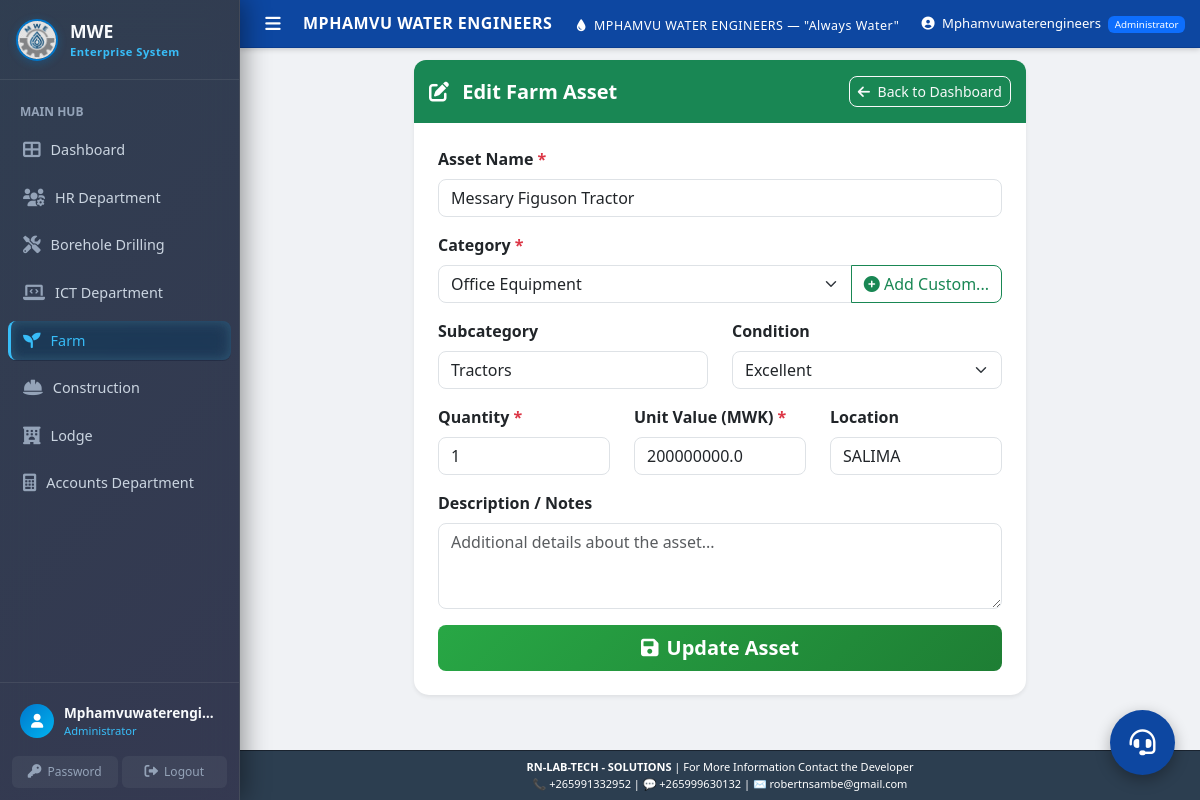
/farm/inventory/edit/3 (signed in), run on the app's committed database.
### models.py (models this page shows)
class Inventory(db.Model):
    __tablename__ = 'inventory'
    id = db.Column(db.Integer, primary_key=True)
    asset_name = db.Column(db.String(200), nullable=False)
    category = db.Column(db.String(100), nullable=False)
    subcategory = db.Column(db.String(100))
    quantity = db.Column(db.Integer, nullable=False, default=0)
    unit_value = db.Column(db.Float, nullable=False, default=0.0)
    total_value = db.Column(db.Float, nullable=False, default=0.0)
    condition = db.Column(db.String(100), default='New/Excellent/Good')
    location = db.Column(db.String(200))
    description = db.Column(db.Text)
    department = db.Column(db.String(100), default='Borehole Drilling', nullable=False)
    last_updated = db.Column(db.DateTime, default=datetime.utcnow, onupdate=datetime.utcnow)

### farm/farm_routes.py (the view, shortened to what this page needs)
@farm_bp.route('/inventory/edit/<int:item_id>', methods=['GET', 'POST'])
@login_required
@admin_required
def edit_inventory_item(item_id):
    item = Inventory.query.get_or_404(item_id)
    custom_categories = CustomInventoryCategory.query.filter_by(department='Farm').all()
    return render_template('farm/inventory_form.html', item=item, custom_categories=[c.category_name for c in custom_categories])

### app.py (called while the page is built)
@app.context_processor
def inject_now():
    return {
        'datetime': datetime,
    }

### farm/farm_routes.py (called while the page is built)
def login_required(f):
    @wraps(f)
    def decorated_function(*args, **kwargs):
        if 'user_id' not in session:
            flash('Please log in to access this page.', 'error')
            return redirect(url_for('login'))
        return f(*args, **kwargs)
    return decorated_function

def admin_required(f):
    @wraps(f)
    def decorated_function(*args, **kwargs):
        if session.get('role') not in ['Administrator', 'Director', 'HR Manager', 'Accountant']:
            flash('You do not have permission to access this page.', 'error')
            return redirect(url_for('dashboard'))
        return f(*args, **kwargs)
    return decorated_function

### templates/farm/inventory_form.html (shortened to what this page needs)
{% extends "base.html" %}
{% block content %}
<div class="row justify-content-center fade-in">
    <div class="col-md-8">
        <div class="card shadow-sm border-0">
            <div class="card-header bg-success text-white py-3 d-flex justify-content-between align-items-center">
                <h5 class="mb-0 fw-bold">
                    <i class="fas {{ 'fa-edit' if item else 'fa-plus-circle' }} me-2"></i>
                    {{ 'Edit Farm Asset' if item else 'Add New Farm Asset' }}
                </h5>
                <a href="{{ url_for('farm.dashboard') }}" class="btn btn-sm btn-outline-light">
                    <i class="fas fa-arrow-left me-1"></i> Back to Dashboard
                </a>
            </div>
            <div class="card-body p-4">
                <form method="POST">
                    <div class="row mb-3">
                        <div class="col-md-12">
                            <label for="asset_name" class="form-label fw-bold">Asset Name <span class="text-danger">*</span></label>
                            <input type="text" class="form-control" id="asset_name" name="asset_name" value="{{ item.asset_name if item else '' }}" required placeholder="e.g. Massey Ferguson Tractor">
                        </div>
                    </div>
                    <div class="mb-3">
                        <label for="category" class="form-label fw-bold">Category <span class="text-danger">*</span></label>
                        <div class="input-group">
                            {% set selected_cat = item.category if item else '' %}
                            <select class="form-select" id="category" name="category" required onchange="updateSubcategories()">
                                <option value="Office Equipment" {% if selected_cat == 'Office Equipment' %}selected{% endif %}>Office Equipment</option>
                            </select>
                            <button class="btn btn-outline-success" type="button" onclick="toggleCustomCategory()">
                                <i class="fas fa-plus-circle"></i> Add Custom...
                            </button>
                        </div>
                    </div>
                    <div class="row mb-3">
                        <div class="col-md-6">
                            <label for="subcategory" class="form-label fw-bold">Subcategory</label>
                            <input type="text" class="form-control" id="subcategory" name="subcategory" list="subcategory_list" value="{{ item.subcategory if item else '' }}" placeholder="e.g. Irrigation Supplies">
                        </div>
                        <div class="col-md-6">
                            <label for="condition" class="form-label fw-bold">Condition</label>
                            <select class="form-select" id="condition" name="condition">
                                <option value="Excellent" {% if item and item.condition == 'Excellent' %}selected{% endif %}>Excellent</option>
                            </select>
                        </div>
                    </div>
                    <div class="row mb-3">
                        <div class="col-md-4">
                            <label for="quantity" class="form-label fw-bold">Quantity <span class="text-danger">*</span></label>
                            <input type="number" class="form-control" id="quantity" name="quantity" value="{{ item.quantity if item else '1' }}" min="1" required>
                        </div>
                        <div class="col-md-4">
                            <label for="unit_value" class="form-label fw-bold">Unit Value (MWK) <span class="text-danger">*</span></label>
                            <input type="number" step="0.01" class="form-control" id="unit_value" name="unit_value" value="{{ item.unit_value if item else '0.00' }}" required>
                        </div>
                        <div class="col-md-4">
                            <label for="location" class="form-label fw-bold">Location</label>
                            <input type="text" class="form-control" id="location" name="location" value="{{ item.location if item else '' }}" placeholder="e.g. Farm Shed A">
                        </div>
                    </div>
                    <div class="mb-4">
                        <label for="description" class="form-label fw-bold">Description / Notes</label>
                        <textarea class="form-control" id="description" name="description" rows="3" placeholder="Additional details about the asset...">{{ item.description if item else '' }}</textarea>
                    </div>
                    <div class="d-grid gap-2">
                        <button type="submit" class="btn btn-success btn-lg fw-bold">
                            <i class="fas fa-save me-2"></i>{{ 'Update Asset' if item else 'Save Farm Asset' }}
                        </button>
                    </div>
                </form>
            </div>
        </div>
    </div>
</div>
{% endblock %}

### static/css/style.css (style rules this page uses)
:root { --primary-color: #007bff; --secondary-color: #6c757d; --success-color: #28a745; --danger-color: #dc3545; --warning-color: #ffc107; --info-color: #17a2b8; --light-color: #f8f9fa; --dark-color: #343a40; --water-blue: #00d4ff; --water-dark: #0056b3; --sidebar-width: 240px; --sidebar-collapsed-width: 72px; --sidebar-bg: #1a2332; --sidebar-hover: #243044; --sidebar-active: rgba(0, 119, 204, 0.2); --sidebar-active-border: #0077cc; --sidebar-text: rgba(255, 255, 255, 0.7); --sidebar-text-active: #ffffff; --header-height: 48px; --transition-speed: 0.3s; }
body { font-family: 'Segoe UI', Tahoma, Geneva, Verdana, sans-serif; background-color: #f0f2f5; margin: 0; overflow-x: hidden; }
.main-content .mb-4 { margin-bottom: 1rem !important; }
.card { border: none; border-radius: 15px; box-shadow: 0 5px 15px rgba(0,0,0,0.08); transition: transform 0.3s ease, box-shadow 0.3s ease; }
.card-header { padding: 8px 15px; border-radius: 12px 12px 0 0 !important; border: none; font-weight: 600; }
.card-body { padding: 12px 15px; }
.btn { border-radius: 8px; font-weight: 500; transition: all 0.3s ease; }
.btn-success { background: linear-gradient(135deg, var(--success-color), #1e7e34); border: none; }
.form-control, .form-select { border-radius: 8px; border: 1px solid #dee2e6; transition: border-color 0.3s ease, box-shadow 0.3s ease; }
.fade-in { animation: fadeIn 0.5s ease-in; }

### data on the page
Inventory: asset_name "Messary Figuson Tractor", subcategory "Tractors", condition "Excellent", quantity "1", unit_value "200000000.0", location "SALIMA"

### other printed values
{{ session.username }} "Mphamvuwaterengi…"
{{ session.role }} "Administrator"
{{ session.username }} "Mphamvuwaterengineers"
{{ 'Edit Farm Asset' if item else 'Add New Farm Asset' }} "Edit Farm Asset"
{{ 'Update Asset' if item else 'Save Farm Asset' }} "Update Asset"
